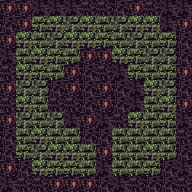

This game map was drawn from its Tiled (.tmx) file and the tilesets committed beside it. A one-line description and the full map source follow:
An orthogonal 12x12 tile map with 16x16 px tiles, 1 tile layer (tile) and 21 objects.

<map version="1.0" tiledversion="1.1.2" orientation="orthogonal" renderorder="right-down" width="12" height="12" tilewidth="16" tileheight="16" infinite="0" nextobjectid="60">
 <tileset firstgid="1" source="tileset.tsx" />
 <layer name="tile" width="12" height="12">
  <data encoding="csv">
22,22,24,24,24,25,25,23,22,25,24,24,
23,22,20,21,18,21,19,18,21,21,24,22,
22,21,19,18,21,21,20,19,18,19,20,23,
24,19,21,20,19,22,22,21,20,18,18,23,
25,21,20,19,22,23,25,24,20,19,20,22,
22,18,18,23,22,23,22,23,24,21,18,23,
25,21,19,25,25,23,22,23,24,19,21,22,
22,18,19,18,24,22,24,25,21,19,20,24,
23,19,21,19,19,23,23,19,19,19,19,25,
23,20,18,21,21,19,22,19,19,21,19,23,
22,23,21,20,20,19,24,19,19,20,23,24,
24,25,25,22,22,22,23,24,25,23,23,25
</data>
 </layer>
 <objectgroup name="item">
  <object id="58" gid="212" x="128" y="96" width="16" height="16">
   <properties>
    <property name="probability" value="20" />
   </properties>
  </object>
  <object id="59" gid="212" x="128" y="112" width="16" height="16">
   <properties>
    <property name="probability" value="20" />
   </properties>
  </object>
 </objectgroup>
 <objectgroup name="furniture">
  <object id="39" gid="42" x="96" y="176" width="16" height="16" />
  <object id="40" gid="52" x="16" y="176" width="16" height="16" />
  <object id="41" gid="52" x="16" y="32" width="16" height="16" />
  <object id="42" gid="52" x="80" y="96" width="16" height="16" />
  <object id="43" gid="52" x="96" y="96" width="16" height="16" />
  <object id="44" gid="52" x="96" y="112" width="16" height="16" />
  <object id="45" gid="52" x="80" y="112" width="16" height="16" />
  <object id="46" gid="52" x="160" y="32" width="16" height="16" />
  <object id="47" gid="52" x="160" y="176" width="16" height="16" />
  <object id="48" gid="45" x="80" y="64" width="16" height="16" />
  <object id="49" gid="29" x="96" y="64" width="16" height="16" />
  <object id="50" gid="72" x="128" y="96" width="16" height="16" />
  <object id="51" gid="77" x="48" y="96" width="16" height="16" />
  <object id="52" gid="77" x="48" y="112" width="16" height="16" />
  <object id="53" gid="77" x="64" y="80" width="16" height="16" />
  <object id="54" gid="77" x="128" y="112" width="16" height="16" />
  <object id="55" gid="69" x="112" y="80" width="16" height="16" />
  <object id="56" gid="69" x="112" y="128" width="16" height="16" />
  <object id="57" gid="69" x="64" y="128" width="16" height="16" />
 </objectgroup>
 <objectgroup name="description" />
</map>
